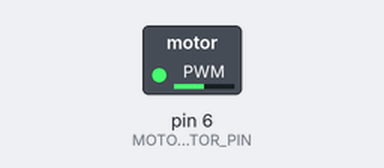
Simulated run of this sketch. Board: Arduino Uno, built with avr-gcc and run on an emulated ATmega328P. Shown: switched loads named in the sketch (green lamp = pin HIGH).

Above: at 0.05 s.
At 3.75 s:
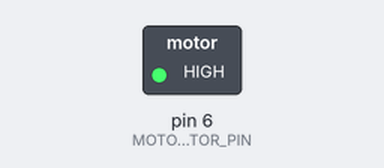
At 7.5 s:
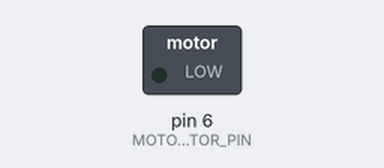
Timing chart, 0 to 9.8 s (numbered marks = the images above):
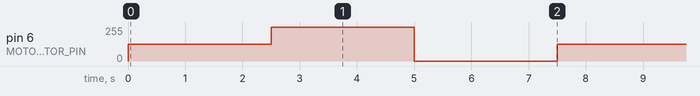

The sketch:

DCMotor-AnalogWrite.ino
```cpp
/*
  DC Motor Analog Write Example
  Transistor connected to pin D6 (PWM)
*/

// LED Pin
const int MOTOR_TRANSISTOR_PIN = 6;

// Constants to help us map to min/max analog out values
const int ANALOG_OUT_MIN = 0;
const int ANALOG_OUT_MAX = 255;

const int SPEED_DELAY_MS = 2500;

// the setup routine runs once when you press reset:
void setup() {
  // initialize serial communication at 9600 bits per second:
  Serial.begin(9600);

  // Set up the Transistor Pin for output, and turn it off
  pinMode(MOTOR_TRANSISTOR_PIN, OUTPUT);
  digitalWrite(MOTOR_TRANSISTOR_PIN, LOW);
}

// the loop routine runs over and over again forever:
void loop() {
  // Turn Motor on at 50% duty cycl, or half speed (PWM)
  analogWrite(MOTOR_TRANSISTOR_PIN, ANALOG_OUT_MAX/2);
  // Wait 2.5 seconds as the current speed
  delay(SPEED_DELAY_MS);

  // Turn Motor on at 100% duty cycl, or full speed (PWM)
  analogWrite(MOTOR_TRANSISTOR_PIN, ANALOG_OUT_MAX);
  // Wait 2.5 seconds as the current speed
  delay(SPEED_DELAY_MS);

  // Turn Motor off, 0% duty cycl, or 0% speed (PWM)
  analogWrite(MOTOR_TRANSISTOR_PIN, 0);
  delay(SPEED_DELAY_MS);
}
```

Measured:
- by itself, pin 6 (MOTOR_TRANSISTOR_PIN): repeats every 7.5 s: 255/255 2.5 s, 0/255 2.5 s, 127/255 2.5 s
